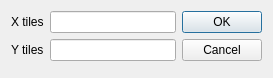
<?xml version="1.0" encoding="UTF-8"?>
<ui version="4.0">
 <class>NewImageDialog</class>
 <widget class="QDialog" name="NewImageDialog">
  <property name="geometry">
   <rect>
    <x>0</x>
    <y>0</y>
    <width>273</width>
    <height>76</height>
   </rect>
  </property>
  <property name="sizePolicy">
   <sizepolicy hsizetype="Fixed" vsizetype="Fixed">
    <horstretch>0</horstretch>
    <verstretch>0</verstretch>
   </sizepolicy>
  </property>
  <property name="windowTitle">
   <string>Dialog</string>
  </property>
  <layout class="QGridLayout" name="gridLayout">
   <item row="0" column="0">
    <widget class="QLabel" name="label">
     <property name="text">
      <string>X tiles</string>
     </property>
    </widget>
   </item>
   <item row="0" column="1">
    <widget class="QLineEdit" name="widthEdit"/>
   </item>
   <item row="0" column="2" rowspan="3">
    <widget class="QDialogButtonBox" name="buttonBox">
     <property name="orientation">
      <enum>Qt::Vertical</enum>
     </property>
     <property name="standardButtons">
      <set>QDialogButtonBox::Cancel|QDialogButtonBox::Ok</set>
     </property>
    </widget>
   </item>
   <item row="1" column="1">
    <widget class="QLineEdit" name="heightEdit"/>
   </item>
   <item row="1" column="0">
    <widget class="QLabel" name="label_2">
     <property name="text">
      <string>Y tiles</string>
     </property>
    </widget>
   </item>
  </layout>
 </widget>
 <resources/>
 <connections>
  <connection>
   <sender>buttonBox</sender>
   <signal>accepted()</signal>
   <receiver>NewImageDialog</receiver>
   <slot>accept()</slot>
   <hints>
    <hint type="sourcelabel">
     <x>248</x>
     <y>254</y>
    </hint>
    <hint type="destinationlabel">
     <x>157</x>
     <y>274</y>
    </hint>
   </hints>
  </connection>
  <connection>
   <sender>buttonBox</sender>
   <signal>rejected()</signal>
   <receiver>NewImageDialog</receiver>
   <slot>reject()</slot>
   <hints>
    <hint type="sourcelabel">
     <x>316</x>
     <y>260</y>
    </hint>
    <hint type="destinationlabel">
     <x>286</x>
     <y>274</y>
    </hint>
   </hints>
  </connection>
 </connections>
</ui>
